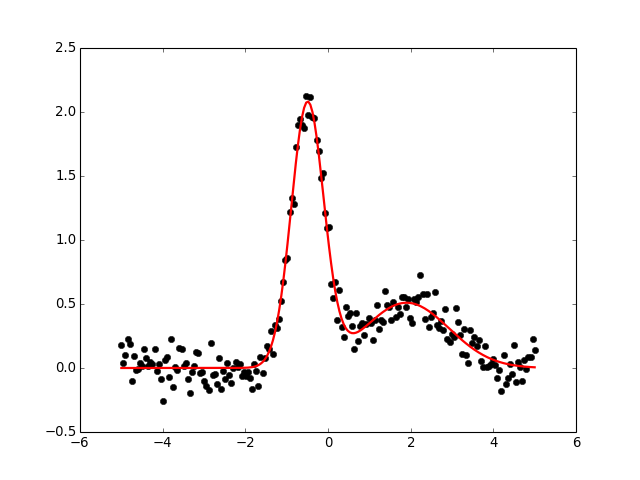

Reproduce this figure in Python.
import numpy as np
from astropy.modeling.models import custom_model_1d
from astropy.modeling.fitting import LevMarLSQFitter

# Define model
@custom_model_1d
def sum_of_gaussians(x, amplitude1=1., mean1=-1., sigma1=1.,
                        amplitude2=1., mean2=1., sigma2=1.):
    return (amplitude1 * np.exp(-0.5 * ((x - mean1) / sigma1)**2) +
            amplitude2 * np.exp(-0.5 * ((x - mean2) / sigma2)**2))

# Generate fake data
np.random.seed(0)
x = np.linspace(-5., 5., 200)
m_ref = sum_of_gaussians(amplitude1=2., mean1=-0.5, sigma1=0.4,
                         amplitude2=0.5, mean2=2., sigma2=1.0)
y = m_ref(x) + np.random.normal(0., 0.1, x.shape)

# Fit model to data
m_init = sum_of_gaussians()
fit = LevMarLSQFitter()
m = fit(m_init, x, y)

# Plot the data and the best fit
plt.plot(x, y, 'o', color='k')
plt.plot(x, m(x), color='r', lw=2)
